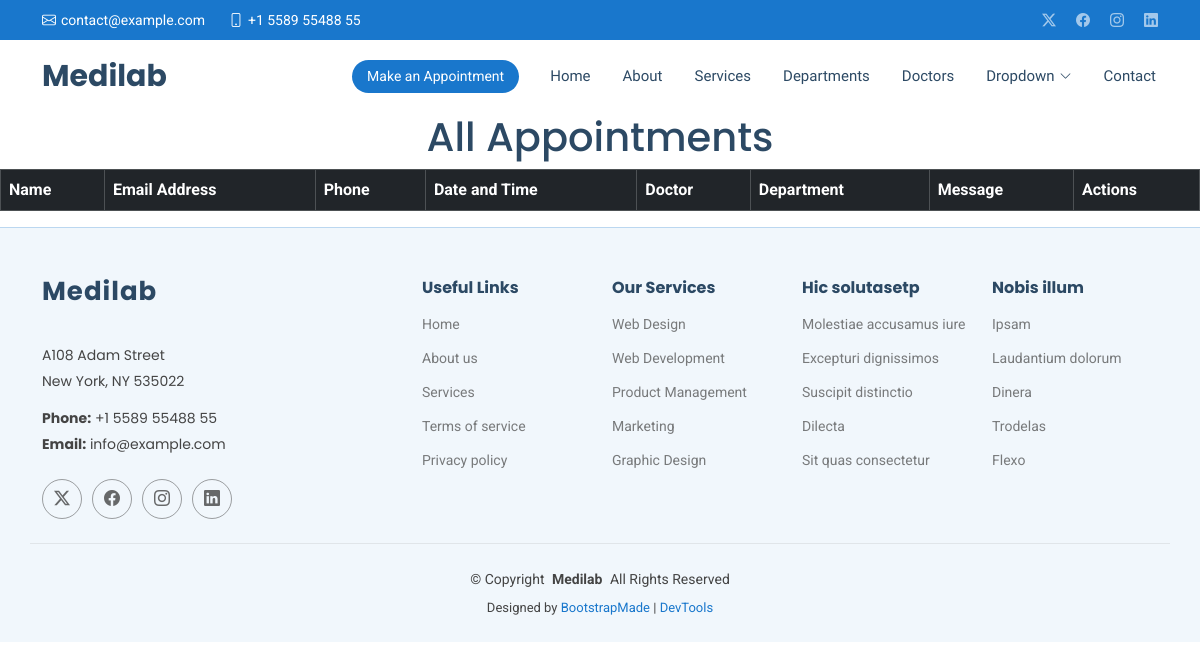
/show/, run on an earlier commit of the app's database.
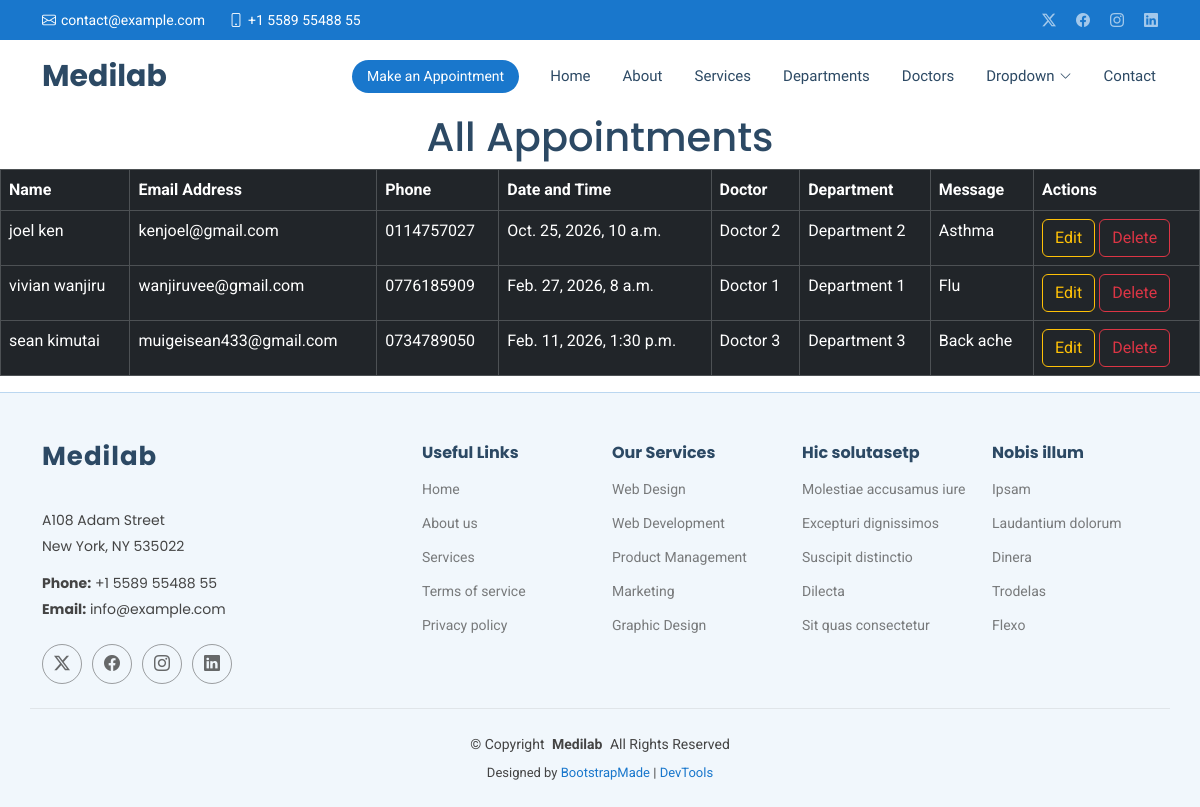
And on a later commit of the database.
### healthapp/models.py (models this page shows, shortened)
class Myappointment(models.Model):
    name = models.CharField(max_length=100)
    email = models.EmailField()
    phone = models.CharField(max_length=20)
    datetime = models.DateTimeField()
    department = models.CharField(max_length=100)
    doctor = models.CharField(max_length=100)
    message = models.TextField()

### healthapp/views.py (the view)
# urls.py: path('show/', views.show, name='show'),
def show(request):
    allappointment = Myappointment.objects.all()
    return render(request, 'show.html', {'allappointment': allappointment})

### templates/show.html
{% extends 'starter-page.html' %}
{% load static %}
{% block content %}
    <h1 class="text-center">All Appointments</h1>
    <table class="table  table-bordered table-dark" >
    <tr>
        <th>Name</th>
        <th>Email Address</th>
        <th>Phone</th>
        <th>Date and Time</th>
        <th>Doctor</th>
        <th>Department</th>
        <th>Message</th>
        <th>Actions</th>
    </tr>
    {% for appointment in allappointment %}
        <tr>
            <td>{{ appointment.name }}</td>
            <td>{{ appointment.email }}</td>
            <td>{{ appointment.phone }}</td>
            <td>{{ appointment.datetime }}</td>
            <td>{{ appointment.doctor }}</td>
            <td>{{ appointment.department }}</td>
            <td>{{ appointment.message }}</td>
            <td>
                <a href="/edit/{{ appointment.id }}" class="btn btn-outline-warning">Edit</a>
                <a href="/delete/{{ appointment.id }}" class="btn btn-outline-danger">Delete</a>
            </td>
        </tr>
    {% endfor %}
    </table>
{% endblock %}

What changed in the data, as far as the page shows it:
added Myappointment: name "joel ken", email "kenjoel@gmail.com", phone "0114757027", datetime "Oct. 25, 2026, 10 a.m.", doctor "Doctor 2", department "Department 2", message "Asthma"
added Myappointment: name "vivian wanjiru", email "wanjiruvee@gmail.com", phone "0776185909", datetime "Feb. 27, 2026, 8 a.m.", doctor "Doctor 1", department "Department 1", message "Flu"
added Myappointment: name "sean kimutai", email "muigeisean433@gmail.com", phone "0734789050", datetime "Feb. 11, 2026, 1:30 p.m.", doctor "Doctor 3", department "Department 3", message "Back ache"
